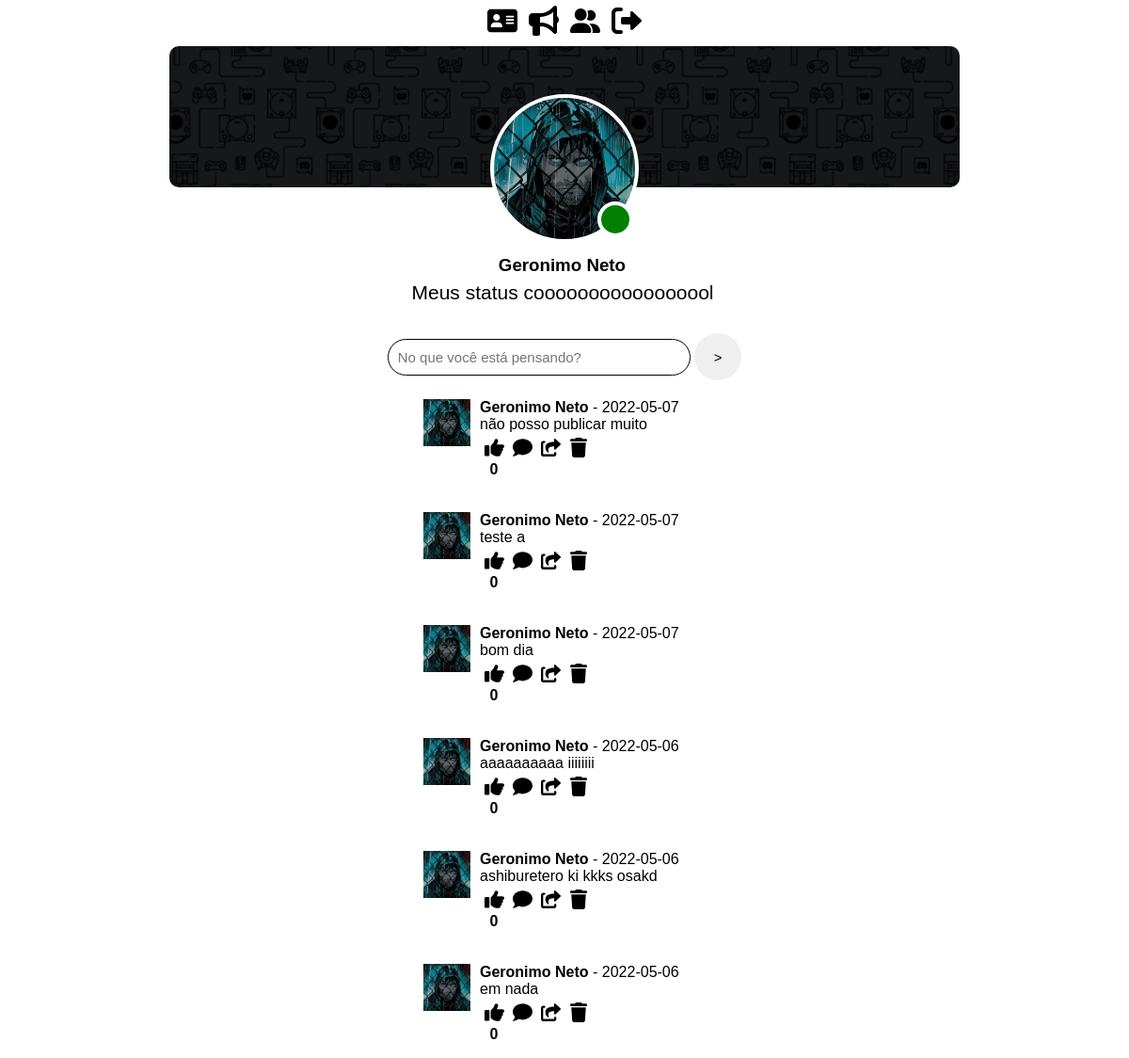
Page /perfil/index.php?conta=17 (signed in) on the committed database.
### tables this page shows
CREATE TABLE `perfil` (
  `id` int(11) NOT NULL,
  `apelido` varchar(100) NOT NULL,
  `capa` varchar(200) NOT NULL,
  `biografia` varchar(100) NOT NULL,
  `turma` varchar(50) NOT NULL,
  `foto` varchar(200) NOT NULL
);

CREATE TABLE `contas` (
  `id` int(11) NOT NULL,
  `nome` varchar(30) NOT NULL,
  `sobrenome` varchar(30) NOT NULL,
  `email` varchar(30) NOT NULL,
  `senha` varchar(30) NOT NULL,
  `status` tinyint(4) NOT NULL,
  `verificado` tinyint(4) NOT NULL,
  `criacao` varchar(50) NOT NULL
);

CREATE TABLE `publicacoes` (
  `id` int(11) NOT NULL,
  `data` date NOT NULL DEFAULT current_timestamp(),
  `midia` varchar(100) NOT NULL,
  `texto` text NOT NULL,
  `likes` int(11) NOT NULL DEFAULT 0,
  `privacidade` int(11) NOT NULL DEFAULT 0,
  `reacoes` int(11) NOT NULL DEFAULT 0,
  `denuncias` int(11) NOT NULL DEFAULT 0,
  `idConta` int(11) NOT NULL,
  `idPerfil` int(11) NOT NULL
);

### perfil/index.php (the view, shortened to what this page needs)
<?php
    include("../content/code/conexao.php");
    $token = $_SESSION['email'];
    $login = "SELECT * FROM contas WHERE email=:token";
    try{
        $get = $conect->prepare($login);
        $get->bindParam(':token',$token,PDO::PARAM_STR);
        $get->execute();
        if($get->rowCount()>0){
            $ac = $get->fetch(PDO::FETCH_OBJ);
            $id = $ac->id;
        }
    } catch(PDOException $e){
    }
    $acID = $_GET['conta'];
    $acSelect = "SELECT * FROM contas WHERE id=:acID";
    try{
        $acr = $conect->prepare($acSelect);
        $acr->bindParam(':acID',$acID, PDO::PARAM_INT);
        $acr->execute();
        if($acr->rowCount()>0){
            $acc = $acr->fetch(PDO::FETCH_OBJ);
            $acnome = $acc->nome;
            $acsobrenome = $acc->sobrenome;
            $acstatus = $acc->status;
            $acverificado = $acc->verificado;
            $pSelect = "SELECT * FROM perfil WHERE id=:pID";
            $pCon = $conect->prepare($pSelect);
            $pCon->bindParam(':pID', $acID, PDO::PARAM_INT);
            $pCon->execute();
            if($pCon->rowCount()>0){
                $pO = $pCon->fetch(PDO::FETCH_OBJ);
                $pBio = $pO->biografia;
                $pFoto = $pO->foto;
            }
        }
    }catch(PDOException $i){}
?>
<!DOCTYPE html>
<html lang="en">
<head>
    <link rel="stylesheet" href="style.css">
</head>
<body>
    <section class="main">
        <section class="content">
            <section class="infos">
                <div class="cape">
                    <div id="icon" class="icon" style="background-image: url(/content/img/alunos/<?php echo $pFoto; ?>">
                        <div class="status st<?php echo $acstatus ?>"></div>
                    </div>
                </div>
            </section>
            <section class="profile">
                <div class="namesdiv">
                    <h3 style="margin-left:20px;"><?php echo "$acnome $acsobrenome <button class='verificado$acverificado'></button>"; ?></h3>
                </div>
                <div class="biodiv">
                    <form action="" method="post">
                        <?php if($acID==$id) { ?>
                            <input name="alterbio" type="text" value="<?php echo $pBio; ?>">
                        <?php }else{ ?>
                            <div style="margin-top:10px;font-size:20px;text-align:center;"><?php echo $pBio; ?></div>
                        <?php } ?>
                    </form>
                </div>
                <div class="publicacoes">
                    <?php if($acID==$id) { ?>
                    <form method="post" class="publik">
                        <input type="text" placeholder="No que você está pensando?" name="textin" maxlength="26">
                        <input type="submit" value=">" name="publik">
                    </form>
                    <?php }else{ ?>
                        <b>Atualizações de <?php echo $acnome ?></b>
                    <?php } ?>
                    <?php
                        $select = "SELECT * FROM publicacoes WHERE idPerfil=$acID ORDER BY id DESC";
                        try{
                            $resultado = $conect->prepare($select);
                            $resultado->execute();
                            if($resultado->rowCount()>0){
                                while($show = $resultado->FETCH(PDO::FETCH_OBJ)){
                                    $acIDPub = $show->id;
                                    ?>
                    <div class="pub">
                        <div class="minicon" style="background-image: url(/content/img/alunos/<?php echo $pFoto; ?>"></div>
                        <div>
                            <div style="display:flex;flex-direction:column;align-items:flex-start;justify-content:center;">
                                <a><b><?php echo $acnome." ".$acsobrenome; ?></b> - <?php echo $show->data; ?></a>
                                <a class="textpub"><?php echo $show->texto; ?></a>
                            </div>
                            <form method="post">
                                <div style="display:flex;flex-direction:column;align-items:center;">
                                    <button name="curtir" class="curtir" id="curtir" value="<?php echo $acIDPub; ?>"></button>
                                    <b>0</b>
                                </div>
                                <button class="responder"></button>
                                <button class="compartilhar"></button>
                                <?php if($acID==$id) { ?>
                                <button name="excluir" class="excluir" value="<?php echo $acIDPub; ?>"></button>
                                <?php } ?>
                            </form>
                        </div>
                    </div>
                    <?php }}}catch(PDOException $e){ echo '<strong>ERRO DE PDO= </strong>'.$e->getMessage();} ?>
                </div>
            </section>
        </section>
    </section>
</body>
</html>

### perfil/style.css (style rules this page uses)
:root { --theme1: white; --theme2: black; }
* { margin:0px; font-family: arial; }
.infos { display:flex; align-items:center; justify-content:center; }
.cape { margin-top:5px; background-color: black; width:70%; height:150px; display:flex; justify-content:center; align-items:flex-end; border-radius:10px; background-size:100%; background-repeat:no-repeat; background-position:center; background-image: url(/content/img/capas/capa.png); }
.icon { background-color: var(--theme2); width:150px; height:150px; border-radius:100%; position:absolute; top:100px; border:4px solid var(--theme1); display:flex; justify-content:flex-end; align-items:flex-end; background-size:100%; background-repeat:no-repeat; background-position:center; cursor: pointer; }
.status { width:30px; height:30px; border-radius:100%; position:absolute; right:2px; bottom:2px; border:4px solid var(--theme1); }
.st1 { background-color: green; }
.main { position:absolute; width:100%; height:100%; display:flex; flex-direction: column; }
.content { background-color:var(--theme1); width:100%; }
.leftbar { background-color:var(--theme1); display:flex; flex-direction:row; justify-content: center; }
.leftbar button { width:40px; height:40px; margin:2px; text-align:left; border:0px; background-size:80%; background-repeat:no-repeat; background-position: center; background-color: var(--theme1); border-radius:10px; font-weight: bold; display: flex; justify-content: center; align-items: center; text-align: center; cursor: pointer; }
.perfil { background-image: url(/content/img/svg/perfil_b.svg); }
.anuncios { background-size:80% !important; background-image: url(/content/img/svg/anuncios_b.svg); }
.amigos { background-image: url(/content/img/svg/amigos_b.svg); }
.sair { background-image: url(/content/img/svg/sair_b.svg); }
.namesdiv { display:flex; justify-content: center; margin-top:70px; }
.biodiv { display:flex; justify-content: center; }
.biodiv form { width:90%; }
.biodiv input { border:0px; background-color: transparent; font-size:21px; text-align: center; width:100%; margin-top:5px; margin-left:-4px; }
.verificado0 { border:0px; background-color: transparent; color:transparent; width: 20px; height: 20px; border:0px; border-radius:100%; background-color: transparent; }
.publicacoes { margin-top:30px; display: flex; justify-content: center; flex-direction: column; align-items: center; }
.publicacoes input { border:1px solid var(--theme2) !important; border:0px; font-size:15px; padding:10px; border-radius:20px; width:300px; }
.publicacoes input[type=submit] { border:0px !important; border-radius:100%; width:50px; height:50px; }
.pub { margin-top:20px; display: flex; flex-direction: row; width:300px; height:100px; }
.pub form { display:flex; flex-direction: row; }
.pub form button { width:30px; height:30px; border:0px; background-size:70%; background-repeat:no-repeat; background-position: center; background-color: transparent; border-radius: 10px; }
.minicon { background-color: black; width:50px !important; height:50px !important; background-size:100%; background-repeat:no-repeat; border:0px; margin-bottom:10px; margin-right:10px; }
.excluir { background-size: 60% !important; background-image: url(/content/img/svg/deletar_b.svg); }
.compartilhar { background-image: url(/content/img/svg/compartilhar_b.svg); }
.responder { background-image: url(/content/img/svg/comentar_b.svg); }
.curtir { background-image: url(/content/img/svg/curtir_b.svg); }

### rows in the picture
perfil: foto (picture), alterbio "Meus status cooooooooooooooool"
contas: nome "Geronimo", sobrenome "Neto"
publicacoes: idPerfil.foto (picture), idConta.nome "Geronimo", idConta.sobrenome "Neto", data "2022-05-07", texto "não posso publicar muito"
publicacoes: idPerfil.foto (picture), idConta.nome "Geronimo", idConta.sobrenome "Neto", data "2022-05-07", texto "teste a"
publicacoes: idPerfil.foto (picture), idConta.nome "Geronimo", idConta.sobrenome "Neto", data "2022-05-07", texto "bom dia"
publicacoes: idPerfil.foto (picture), idConta.nome "Geronimo", idConta.sobrenome "Neto", data "2022-05-06", texto "aaaaaaaaaa iiiiiiii"
publicacoes: idPerfil.foto (picture), idConta.nome "Geronimo", idConta.sobrenome "Neto", data "2022-05-06", texto "ashiburetero ki kkks osakd"
publicacoes: idPerfil.foto (picture), idConta.nome "Geronimo", idConta.sobrenome "Neto", data "2022-05-06", texto "em nada"
